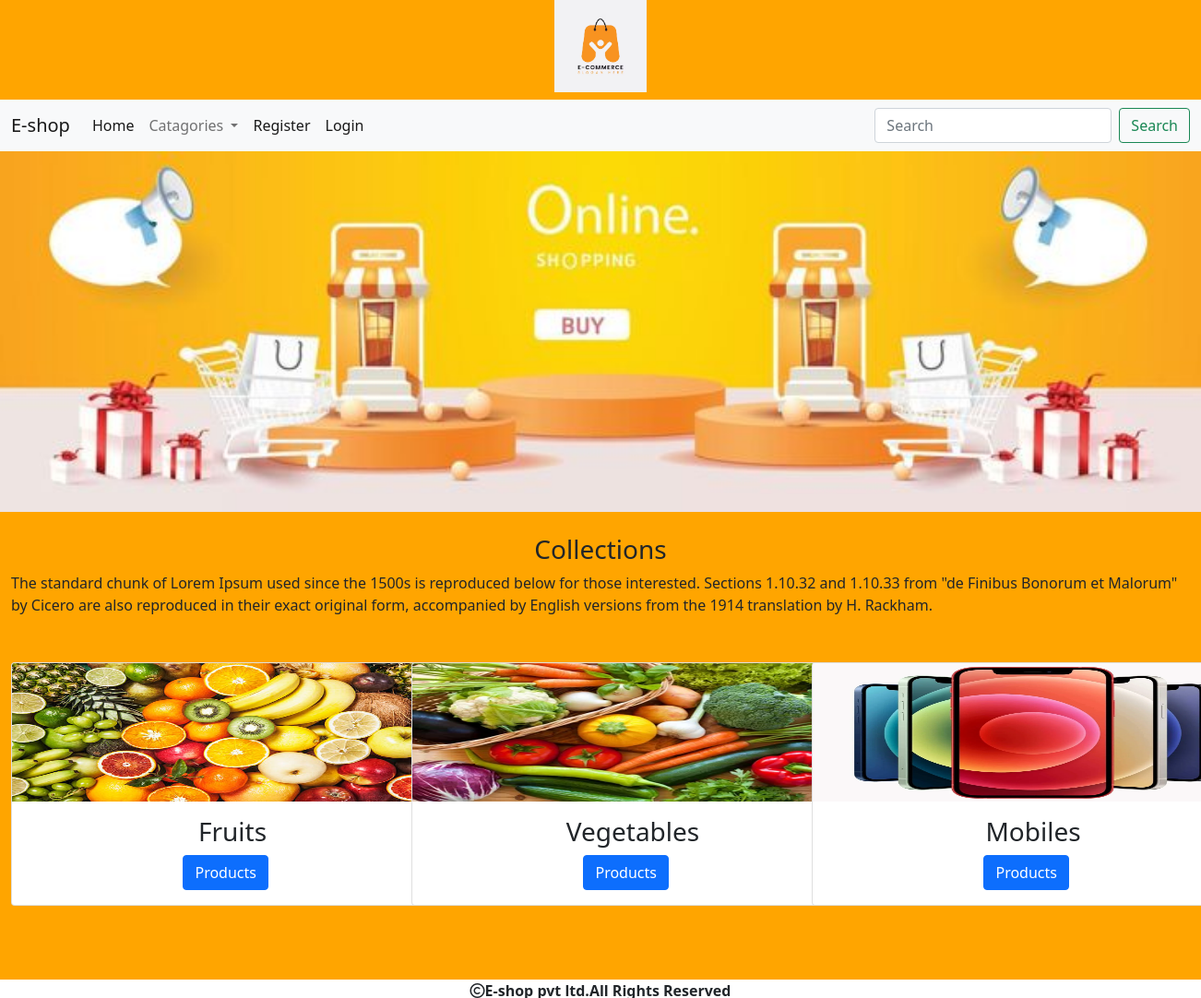
The page / on the database its author committed.
### shop/models.py (models this page shows, shortened)
class Category(models.Model):
    name=models.CharField(max_length=200)
    desc=models.TextField()
    image=models.ImageField(upload_to='shop/categories',blank=True,null=True)

### shop/views.py (the view)
# urls.py: path('',views.allcategories,name="allcat"),
def allcategories(request):
    c=Category.objects.all()
    return render(request,'category.html',{'c':c})

### cart/context_processors.py (called while the page is built, shortened)
def productcount(request):
    item_count=0
    return {'count':item_count}

### shop/context_processors.py (called while the page is built)
def menu_links(request):
    c=Category.objects.all()
    return{'links':c}

### templates/category.html
{% extends 'base.html' %}
{% load static %}
{% block content %}
<div>
    <img src="{% static 'images/banner.jpg' %}"heigth="400px" width="100%">
</div>
<div class="container-fluid mt-4 " style="margin-bottom:50px;">
    <h3 class="text-center">Collections</h3>
    <p style="'text-align:justify;">The standard chunk of Lorem Ipsum used since the 1500s is reproduced below for those interested. Sections 1.10.32 and 1.10.33 from "de Finibus Bonorum et Malorum" by Cicero are also reproduced in their exact original form, accompanied by English versions from the 1914 translation by H. Rackham.</p>
</div>
<div class="container-fluid mt-3"style="margin-bottom:100px;">
    <div class="row">
        {% for i in c %}
        <div class="col-sm-4">
            <div class="card" style="width: 30rem;">
                <img src="{{i.image.url}}" class="card-img-top" alt="..." height="150px;width:100%;">
  <div class="card-body">
    <h3 class="card-title text-center">{{i.name}}</h3>
    <a href="{% url 'shop:allproducts' i.name %}" class="btn btn-primary" style="position:relative;left:38%;">Products</a>
  </div>
</div>
        </div>{% endfor %}
    </div>
</div>
{% endblock %}

### static/css/a.css (style rules this page uses)
body { background-color:#FFA500; }

### rows shown on the page
Category: image (picture), name "Fruits"
Category: image (picture), name "Vegetables"
Category: image (picture), name "Mobiles"
